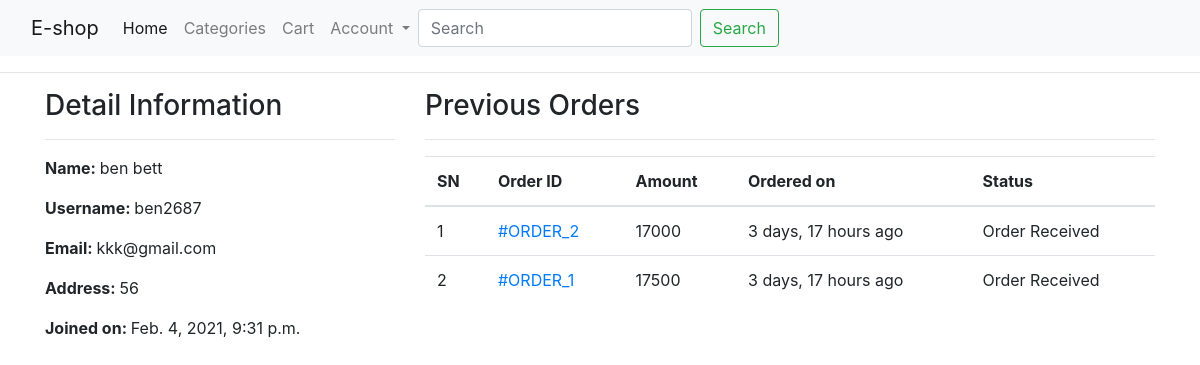
The app's page /profile/ (signed in), older data.
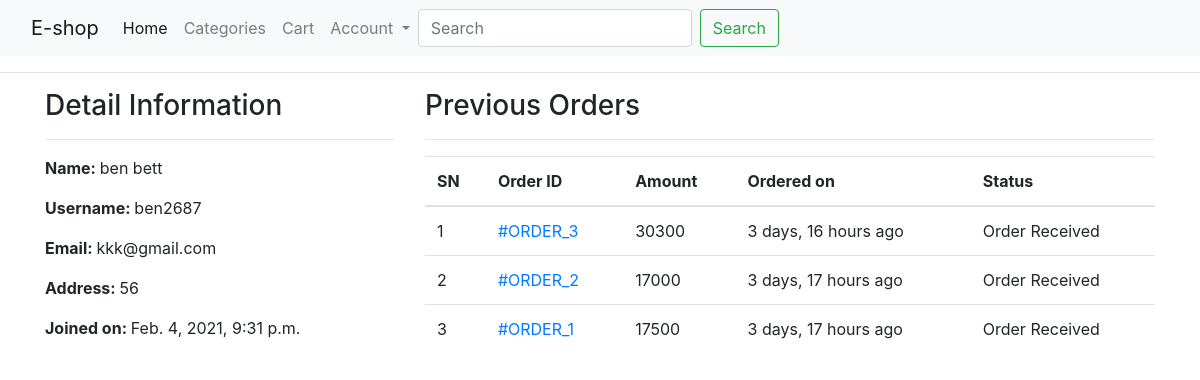
The same page, newer data.
### shop/models.py (models this page shows, shortened)
class Customer(models.Model):
    user= models.OneToOneField(User, on_delete=models.CASCADE)
    full_name = models.CharField(max_length=200)
    address = models.CharField(max_length=200, null=True, blank=True)
    joined_on = models.DateTimeField(auto_now_add=True)

class Order(models.Model):
    cart = models.OneToOneField(Cart, on_delete=models.CASCADE)
    ordered_by = models.CharField(max_length=200)
    shipping_address = models.CharField(max_length=200)
    mobile = models.CharField(max_length=10)
    email = models.EmailField(null=True, blank=True)
    subtotal = models.PositiveIntegerField()
    discount = models.PositiveIntegerField()
    total = models.PositiveIntegerField()
    order_status = models.CharField(max_length=50, choices=ORDER_STATUS)
    created_at = models.DateTimeField(auto_now_add=True)
    payment_method = models.CharField(
        max_length=20, choices=METHOD, default="Cash On Delivery")
    payment_completed = models.BooleanField(
        default=False, null=True, blank=True)

### shop/views.py (the view)
# urls.py: path("profile/", CustomerProfileView.as_view(), name="customerprofile"),
class CustomerProfileView(TemplateView):
    template_name = "customerprofile.html"
    def dispatch(self, request, *args, **kwargs):
        if request.user.is_authenticated and Customer.objects.filter(user=request.user).exists():
            pass
        else:
            return redirect("/login/?next=/profile/")
        return super().dispatch(request, *args, **kwargs)
    def get_context_data(self, **kwargs):
        context = super().get_context_data(**kwargs)
        customer = self.request.user.customer
        context['customer'] = customer
        orders = Order.objects.filter(cart__customer=customer).order_by("-id")
        context["orders"] = orders
        return context

### templates/customerprofile.html (shortened to what this page needs)
{% extends 'base.html' %}
{% block content %}
<div class="container">
    <div class="row">
        <div class="col-md-4">
            <h3>Detail Information</h3><hr>
            <p><span class="font-weight-bold">Name: </span> {{customer.full_name}}</p>
            <p><span class="font-weight-bold">Username: </span> {{customer.user.username}}</p>
            <p><span class="font-weight-bold">Email: </span> {{customer.user.email}}</p>
            <p><span class="font-weight-bold">Address: </span> {{customer.address}}</p>
            <p><span class="font-weight-bold">Joined on: </span> {{customer.joined_on}}</p>
        </div>
        <div class="col-md-8">
            <h3>Previous Orders</h3>
            <hr>
            <table class="table">
                <thead>
                    <tr>
                        <th>SN</th>
                        <th>Order ID</th>
                        <th>Amount</th>
                        <th>Ordered on</th>
                        <th>Status</th>
                    </tr>
                </thead>
                <tbody>
                    {% for ord in orders %}
                    <tr>
                        <td>{{forloop.counter}}</td>
                        <td><a href="{% url 'shop:customerorderdetail' ord.pk %}"> #ORDER_{{ord.id}}</a></td>
                        <td>{{ord.total}}</td>
                        <td>{{ord.created_at|timesince}} ago</td>
                        <td>{{ord.order_status}}</td>
                    </tr>
                    {% endfor %}
                </tbody>
            </table>
        </div>
    </div>
</div>
{% endblock %}

### templates/base.html (shortened to what this page needs)
<!DOCTYPE html>
<html lang="en">
<head>
    <link rel="stylesheet" href="https://stackpath.bootstrapcdn.com/bootstrap/4.5.2/css/bootstrap.min.css">
</head>
<body>
    <nav class="navbar navbar-expand-lg navbar-light bg-light">
        <div class="container-fluid">
            <a class="navbar-brand" href="{% url 'shop:home' %}">E-shop</a>
          <div class="collapse navbar-collapse" id="navbarSupportedContent">
            <ul class="navbar-nav me-auto mb-2 mb-lg-0">
              <li class="nav-item">
                <a class="nav-link active" aria-current="page" href="{% url 'shop:home' %}">Home</a>
              </li>
              <li class="nav-item">
                <a class="nav-link" href="{% url 'shop:allproducts' %}">Categories</a>
              </li>
              <li class="nav-item">
                <a class="nav-link" href="{% url 'shop:mycart' %}">Cart</a>
            </li>
            <li class="nav-item dropdown">
                <a class="nav-link dropdown-toggle" href="#" id="navbarDropdown" role="button" data-toggle="dropdown" aria-haspopup="true" aria-expanded="false">
                Account
                </a>
            </li>
            <form class="form-inline my-2 my-lg-0" action="{% url 'shop:search' %}" method="GET">
                <input name="keyword" class="form-control mr-sm-2" type="search" placeholder="Search" aria-label="Search" required>
                <button class="btn btn-outline-success" type="submit">Search</button>
                </form>
          </div>
        </div>
      </nav>
    <hr>
    {% block content %}
    {% endblock %}
</body>
</html>

Row changes from the older to the newer data that the page shows:
added Order: id "3", total "30300", created_at "3 days, 16 hours", order_status "Order Received"
